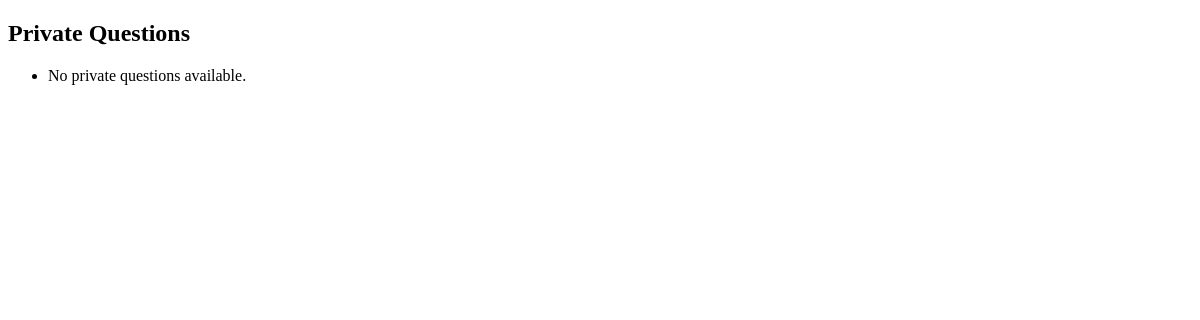
The app's page /private/, older data.
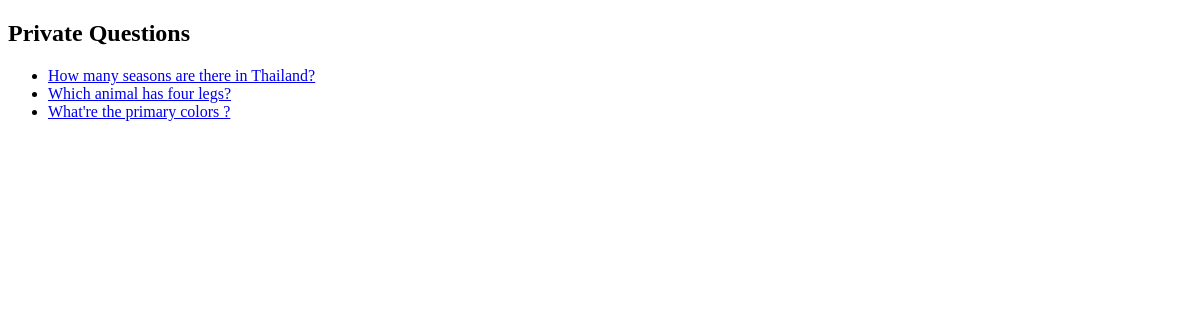
The same page, newer data.
### mypoll/models.py (models this page shows, shortened)
class Question(models.Model):
    question_text = models.CharField(max_length=200)
    pub_date = models.DateTimeField("date published")
    is_private = models.BooleanField(default=False)

### mypoll/views.py (the view)
# urls.py: path("private/", views.private_questions , name="private_questions"),
def private_questions(request):
    private_question = Question.objects.filter(is_private=True).order_by("-pub_date")
    return render(request, "mypoll/privatequestion.html", {"questions": private_question})

### mypoll/templates/mypoll/privatequestion.html (shortened to what this page needs)
<!DOCTYPE html>
<html lang="en">
<head>
</head>
<body>
    <h2>Private Questions</h2>
    <ul >
        {% for question in questions %}
            <li class = "private_question"><a href="{% url 'mypoll:detail' question.id %}">{{ question.question_text }}</a></li>
        {% empty %}
            <li>No private questions available.</li>
        {% endfor %}
    </ul>
</body>
</html>

Row changes from the older to the newer data that the page shows:
added Question: question_text "How many seasons are there in Thailand?"
added Question: question_text "Which animal has four legs?"
added Question: question_text "What're the primary colors ?"
Text that changed along with them:
text no longer shown: "No private questions available."
